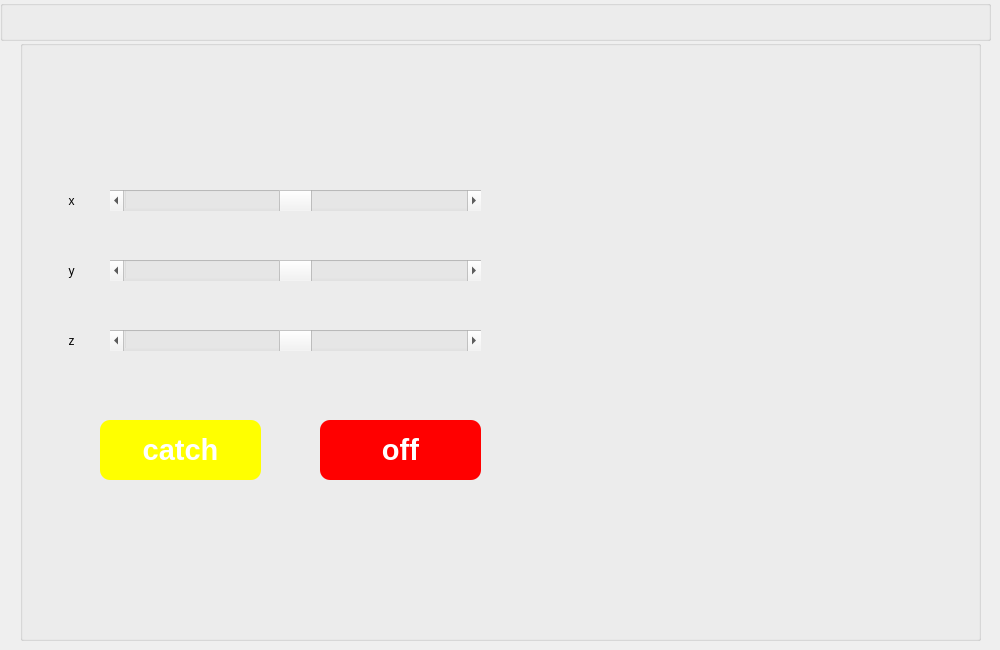
    <widget class="QWidget" name="tab_3">
     <attribute name="title">
      <string>armMenu</string>
     </attribute>
     <widget class="QGroupBox" name="groupBox">
      <property name="geometry">
       <rect>
        <x>20</x>
        <y>40</y>
        <width>961</width>
        <height>601</height>
       </rect>
      </property>
      <property name="minimumSize">
       <size>
        <width>961</width>
        <height>601</height>
       </size>
      </property>
      <property name="maximumSize">
       <size>
        <width>961</width>
        <height>601</height>
       </size>
      </property>
      <property name="title">
       <string/>
      </property>
      <property name="alignment">
       <set>Qt::AlignCenter</set>
      </property>
      <widget class="QScrollBar" name="horizontalScrollBar_2">
       <property name="geometry">
        <rect>
         <x>90</x>
         <y>150</y>
         <width>371</width>
         <height>21</height>
        </rect>
       </property>
       <property name="minimum">
        <number>-10</number>
       </property>
       <property name="maximum">
        <number>10</number>
       </property>
       <property name="pageStep">
        <number>2</number>
       </property>
       <property name="orientation">
        <enum>Qt::Horizontal</enum>
       </property>
      </widget>
      <widget class="QScrollBar" name="horizontalScrollBar_3">
       <property name="geometry">
        <rect>
         <x>90</x>
         <y>220</y>
         <width>371</width>
         <height>21</height>
        </rect>
       </property>
       <property name="minimum">
        <number>-30</number>
       </property>
       <property name="maximum">
        <number>-10</number>
       </property>
       <property name="pageStep">
        <number>2</number>
       </property>
       <property name="value">
        <number>-20</number>
       </property>
       <property name="orientation">
        <enum>Qt::Horizontal</enum>
       </property>
      </widget>
      <widget class="QScrollBar" name="horizontalScrollBar_4">
       <property name="geometry">
        <rect>
         <x>90</x>
         <y>290</y>
         <width>371</width>
         <height>21</height>
        </rect>
       </property>
       <property name="maximum">
        <number>20</number>
       </property>
       <property name="pageStep">
        <number>2</number>
       </property>
       <property name="value">
        <number>10</number>
       </property>
       <property name="orientation">
        <enum>Qt::Horizontal</enum>
       </property>
      </widget>
      <widget class="QLabel" name="label_6">
       <property name="geometry">
        <rect>
         <x>10</x>
         <y>150</y>
         <width>83</width>
         <height>22</height>
        </rect>
       </property>
       <property name="text">
        <string>x</string>
       </property>
       <property name="alignment">
        <set>Qt::AlignCenter</set>
       </property>
      </widget>
      <widget class="QLabel" name="label_13">
       <property name="geometry">
        <rect>
         <x>10</x>
         <y>220</y>
         <width>83</width>
         <height>22</height>
        </rect>
       </property>
       <property name="text">
        <string>y</string>
       </property>
       <property name="alignment">
        <set>Qt::AlignCenter</set>
       </property>
      </widget>
      <widget class="QLabel" name="label_16">
       <property name="geometry">
        <rect>
         <x>10</x>
         <y>290</y>
         <width>83</width>
         <height>22</height>
        </rect>
       </property>
       <property name="text">
        <string>z</string>
       </property>
       <property name="alignment">
        <set>Qt::AlignCenter</set>
       </property>
      </widget>
      <widget class="QPushButton" name="pushButton_10">
       <property name="geometry">
        <rect>
         <x>300</x>
         <y>380</y>
         <width>161</width>
         <height>60</height>
        </rect>
       </property>
       <property name="font">
        <font>
         <family>Arial</family>
         <pointsize>22</pointsize>
         <weight>75</weight>
         <bold>true</bold>
        </font>
       </property>
       <property name="styleSheet">
        <string notr="true">border-radius:10px;color:white;background-color:#FF0000;font-weight:bold;
</string>
       </property>
       <property name="text">
        <string>off</string>
       </property>
      </widget>
      <widget class="QPushButton" name="pushButton_11">
       <property name="geometry">
        <rect>
         <x>80</x>
         <y>380</y>
         <width>161</width>
         <height>60</height>
        </rect>
       </property>
       <property name="font">
        <font>
         <family>Arial</family>
         <pointsize>22</pointsize>
         <weight>75</weight>
         <bold>true</bold>
        </font>
       </property>
       <property name="styleSheet">
        <string notr="true">border-radius:10px;color:white;background-color:#FFFF00;font-weight:bold;
</string>
       </property>
       <property name="text">
        <string>catch</string>
       </property>
      </widget>
     </widget>
     <widget class="QGroupBox" name="groupBox_3">
      <property name="geometry">
       <rect>
        <x>0</x>
        <y>0</y>
        <width>991</width>
        <height>41</height>
       </rect>
      </property>
      <property name="title">
       <string/>
      </property>
      <property name="alignment">
       <set>Qt::AlignCenter</set>
      </property>
      <widget class="QLabel" name="label_7">
       <property name="geometry">
        <rect>
         <x>380</x>
         <y>0</y>
         <width>171</width>
         <height>41</height>
        </rect>
       </property>
       <property name="styleSheet">
        <string notr="true">border-image: url(:/icon/icon/beltaGo.png);</string>
       </property>
       <property name="text">
        <string/>
       </property>
       <property name="alignment">
        <set>Qt::AlignCenter</set>
       </property>
      </widget>
     </widget>
    </widget>
